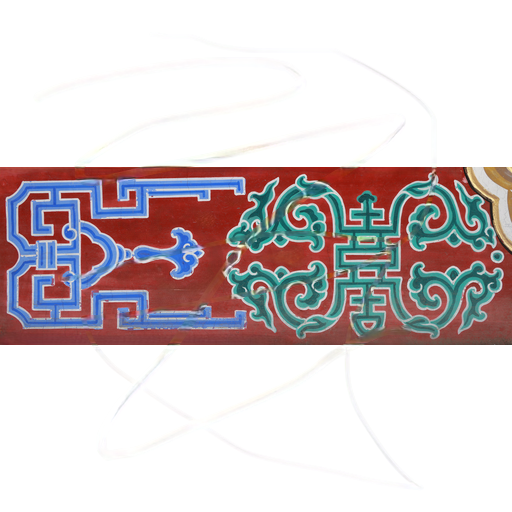
#> input picture raw_data/diffusion_edge/data/image/raw/1.png, 512 x 512 px; its folder holds only this picture in this run
$ python histogram.py
#> lines starting #> are read from the running program, lines starting #| are printed output that depends on the picture
import os
import cv2
import numpy as np
import matplotlib.pyplot as plt
from glob import glob

def compute_histogram(image_path, save=True):
    """
    Compute and save the histogram of an image.

    Args:
        image_path (str): Path to the image file.
        save (bool): Whether to save the histogram figure.
    """
#> called with save = True
    # Read the image
    image = cv2.imread(image_path, cv2.IMREAD_GRAYSCALE)
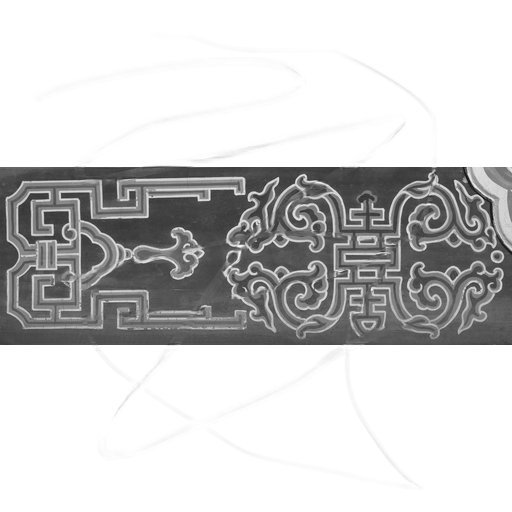
#> image: shape (512, 512); min 19, max 255, mean 204.5
    if image is None:
        print(f"Error reading {image_path}")
        return

    # Compute histogram
    hist = cv2.calcHist([image], [0], None, [256], [0, 256])
#> hist = 256 values, max 153615 at index 255, min 0 at index 0, mean 1024

    # Plot histogram
    plt.figure()
    plt.plot(hist, color='black')
    plt.title('Grayscale Histogram')
    plt.xlabel('Pixel Intensity')
    plt.ylabel('Frequency')

    # Save the histogram figure
    if save:
        save_path = image_path.replace('.', '_histogram.')
        plt.savefig(save_path)
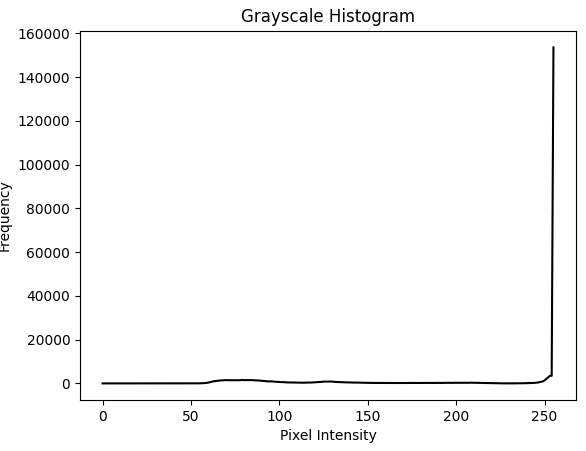
#> figure drawn by matplotlib, 1 panel; curve peaks at x = 255, y = 153615
        print(f"Saved histogram to {save_path}")

    plt.close()

def process_dataset(image_root):
    """
    Process all images in a dataset directory and generate histograms.

    Args:
        image_root (str): Root directory containing image files.
    """
    image_paths = glob(os.path.join(image_root, '*.*'))
    for img_path in image_paths:
        compute_histogram(img_path)

# Example usage
if __name__ == "__main__":
    dataset_path = "raw_data/diffusion_edge/data/image/raw"  # Adjust as necessary
    process_dataset(dataset_path)

$ run again, on raw_data/diffusion_edge/data/image/raw/11.png
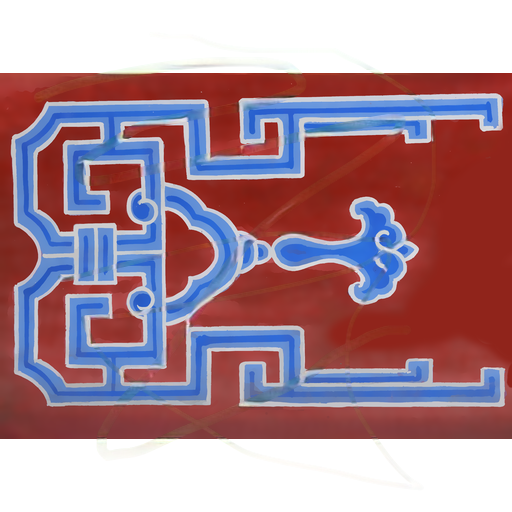
#> input picture raw_data/diffusion_edge/data/image/raw/11.png, 512 x 512 px
#> in compute_histogram, `image = cv2.imread(image_path, cv2.IMREAD_GRAYSCALE)`:
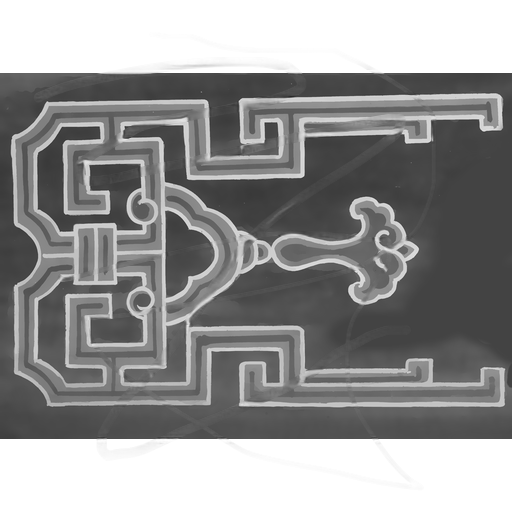
#> image: shape (512, 512); min 38, max 255, mean 147.5
#> hist = 256 values, max 69128 at index 255, min 0 at index 0, mean 1024
#> in compute_histogram, `plt.savefig(save_path)`:
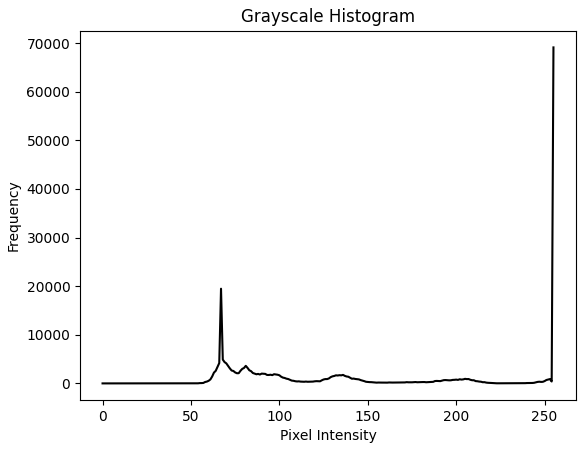
#> figure drawn by matplotlib, 1 panel; curve peaks at x = 255, y = 69128

$ run again, on raw_data/diffusion_edge/data/image/raw/11_11.png
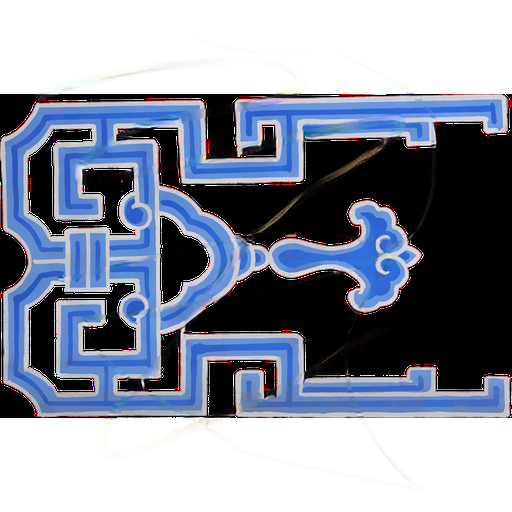
#> input picture raw_data/diffusion_edge/data/image/raw/11_11.png, 512 x 512 px
#> in compute_histogram, `image = cv2.imread(image_path, cv2.IMREAD_GRAYSCALE)`:
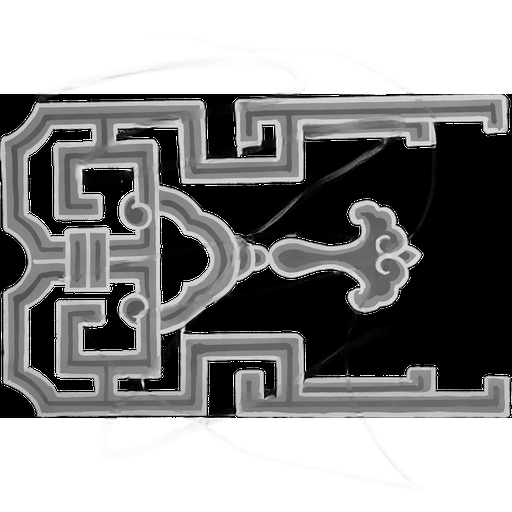
#> image: shape (512, 512); min 0, max 255, mean 143.5
#> hist = 256 values, max 88852 at index 255, min 16 at index 232, mean 1024
#> in compute_histogram, `plt.savefig(save_path)`:
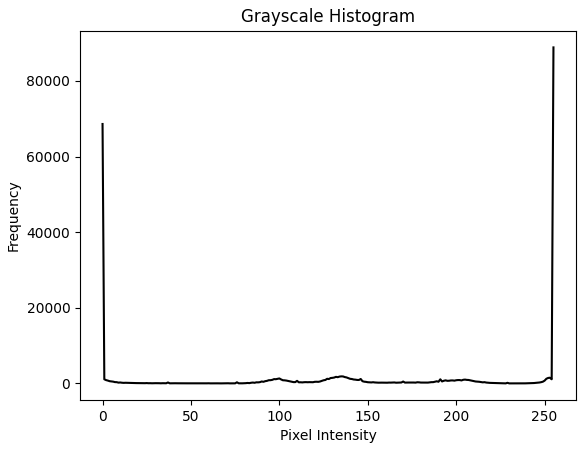
#> figure drawn by matplotlib, 1 panel; curve peaks at x = 255, y = 88852
